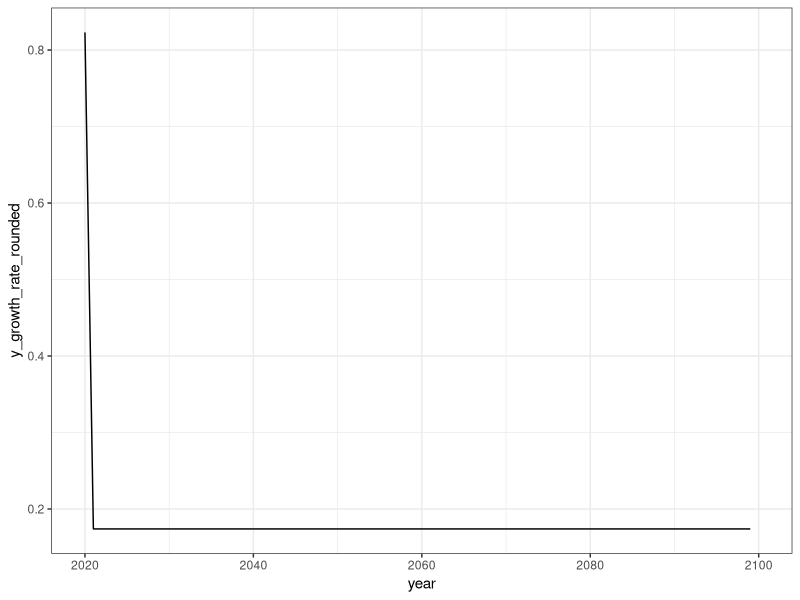
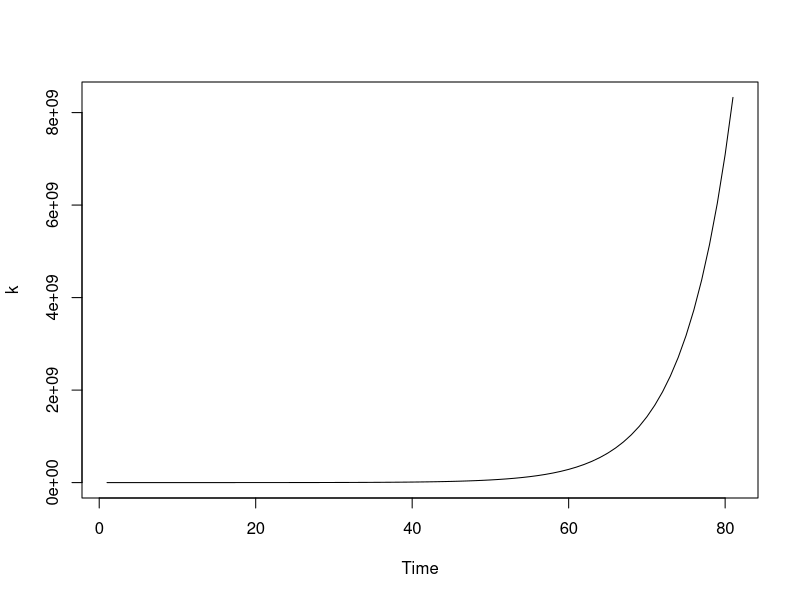

The R script that drew these images, in order:
## ---- chunk 1
knitr::opts_chunk$set(echo = TRUE)
## ---- chunk 2
library(ggplot2)
library(tidyverse)
library(readxl)



## ---- chunk 3
#investment rate
s <- 0.25
# Population growth rate
n <- 0.03
#elasticity of output to physical capital
alpha <- 0.33
#dpreciation rate of physical capital
dep_rate <- 0.04
#Rate of Technological progress
g <- 0.02
## ---- chunk 4
#Initial labor 
L0 <- 45.00
#Initial physical capital
K0 <- 1075795.25
k0 <- K0/L0
# Initial Technology level
A0 <- 10862.74

#Initial Output
Y0 <- K0^(alpha) * (A0*L0)^(1-alpha)
#Initial output per capita
y0 <- Y0 / L0
## ---- chunk 5
year <- seq(2020, 2100, by= 1)

period <- seq(0,80,1)
period



## ---- chunk 6
L <- rep(NA, 81)
L[1]<- L0
for(i in 2:81){
  L[i]<-  L[i-1]* exp(n)
}
L
## ---- chunk 7
A<- rep(NA, 81)
A[1]<- A0
for(i in 2:81){
  A[i]<-  A[i-1]* exp(g)
}
A
## ---- chunk 8
# Empty lists in order
K <- rep(NA, 81)
K[1] <- K0

y <- rep(NA, 81)
y[1] <- y0


Y <- rep(NA, 81)
Y[1] <- Y0

k <- rep(NA, 81)
k[1] <- k0
## ---- chunk 9
for(i in 2:81){
  K[i] <- s*Y[i-1] + K[i-1]*(1-dep_rate)
  k[i] <- K[i]/ L[i]
  y[i]<- K[i]/L[i]
  Y[i] <- y[i]*L[i]

  
}

## ---- chunk 10
y_growth_rate <- rep(NA, 81)
y_growth_rate[1] <-( 25691.03-14092.56)/14092.56


for(i in 1:81){
  y_growth_rate[i] <- (y[i+1]-  y[i]) / y[i]
}
y_growth_rate_rounded <- round(y_growth_rate, 3)
y_growth_rate_rounded
## ---- chunk 11
sim_1 <- data.frame(year, period, L, A, K,k, y, Y, y_growth_rate, y_growth_rate_rounded)
sim_1
## ---- chunk 12
ggplot(sim_1, aes(x= year, y= y_growth_rate_rounded))+
  geom_line()+
  theme_bw()
## ---- chunk 13
plot.ts(k)
